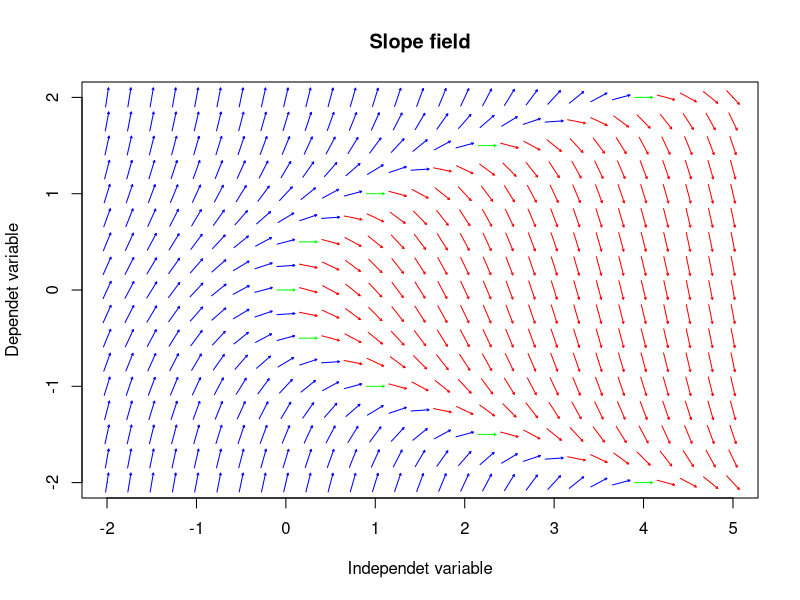
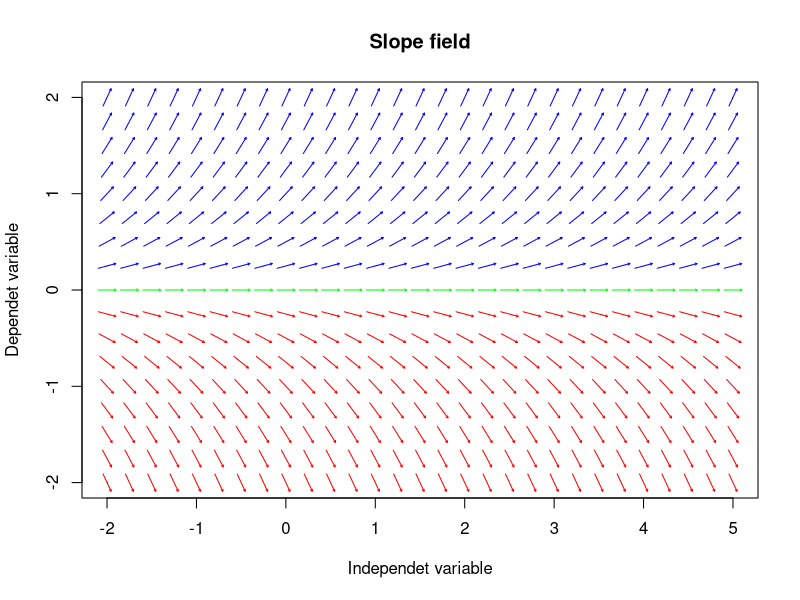
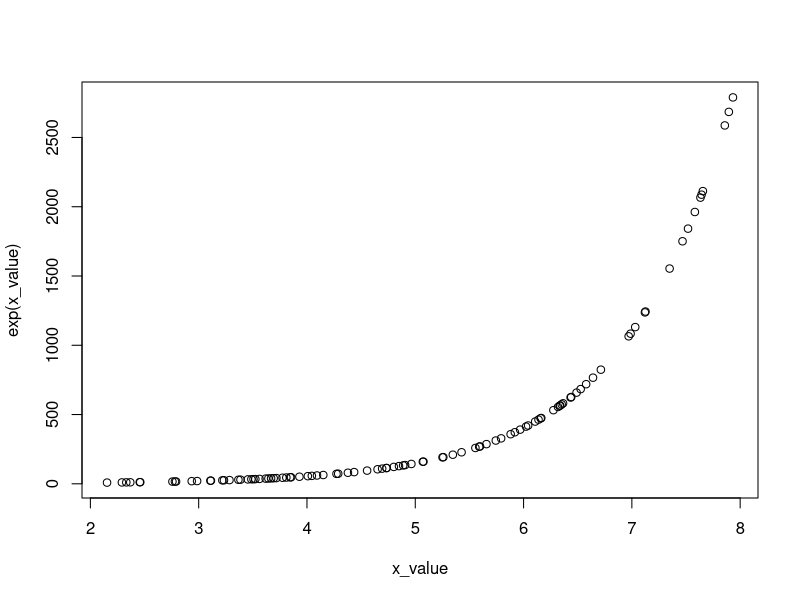
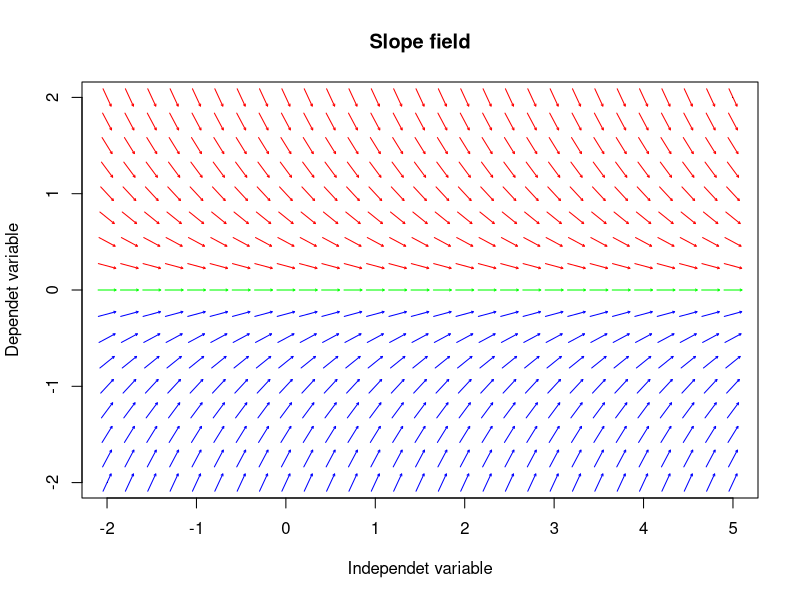
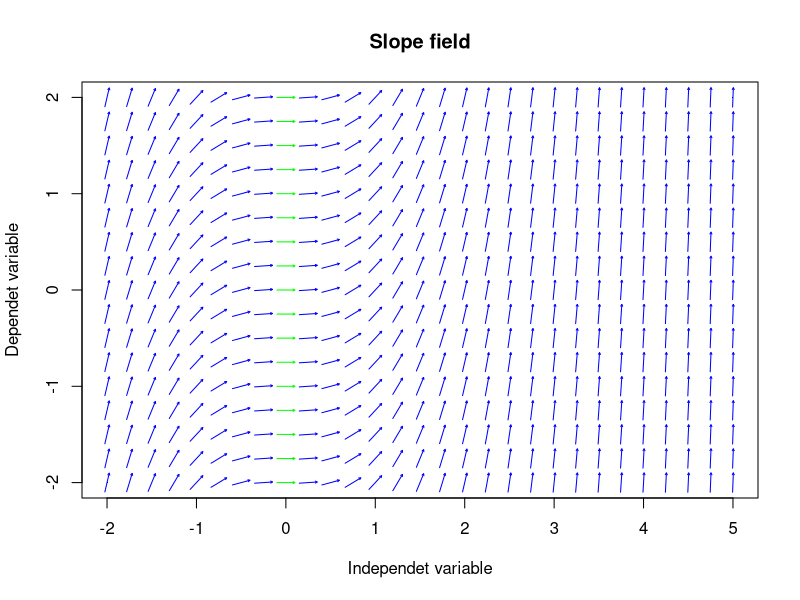
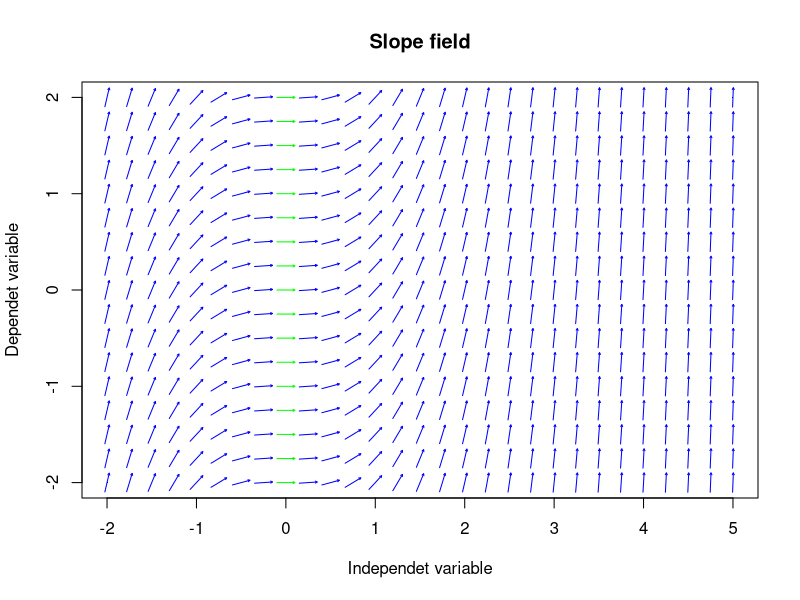

Recreate these plots in R, in order.
## ---- chunk 1
SlopeField = function(FUN,xi = -5,xs = 5,yi = -5,ys = 5, radius = 0.1, grid.by = 0.25){
  # FUN   - given function ODE i.e:  
  # xi,xs - lower and upper bound - x - plot
  # yi,ys - lower and upper bound - y - plot
  
  # grid points
  seqx = seq(xi,xs,grid.by)
  seqy = seq(yi,ys,grid.by)
  
  # plot
  f = c(xi,xs) 
  h = c(yi,ys)
  plot(f,h,main="Slope field", ylab = "Dependet variable", xlab = "Independet variable", pch = ".")
  
  # arrows
  
  for(x in seqx){
    for(y in seqy){
      ym = y
      xm = x
      
      slope = unlist(FUN(x,y))
      
      if(is.na(slope)){
        cor = "black"
      } else if(slope > 0){
        cor = "blue"
      }else if (slope < 0) {
        cor = "red"
      }else if(slope == 0) {
        cor = "green"
      }
      arrows(radius*cos(atan(slope)+pi)+xm,
             radius*sin(atan(slope)+pi)+ym,
             radius*cos(atan(slope))+xm,
             radius*sin(atan(slope))+ym, 
             length = 0.2*radius, col= cor)
    }
  }
}

## ---- chunk 2
ode = function(t, y){
  dydt <- y^2-t
  list(dydt)
}
## ---- chunk 3
SlopeField(ode, xi = -2, xs = 5, yi = -2, ys = 2,radius = 0.1, grid.by = 0.25)
## ---- chunk 4
ode_1 = function(t, y){
  dydt <- y
  list(dydt)
}

SlopeField(ode_1, xi = -2, xs = 5, yi = -2, ys = 2,radius = 0.1, grid.by = 0.25)
## ---- chunk 5
x_value<-runif(100,2,8)
plot(x_value,exp(x_value))
## ---- chunk 6
ode_2 = function(t, y){
  dydt <- -y
  list(dydt)
}

SlopeField(ode_2, xi = -2, xs = 5, yi = -2, ys = 2,radius = 0.1, grid.by = 0.25)
## ---- chunk 7
ode_3 = function(t, y){
  dydt <- t^2
  list(dydt)
}

SlopeField(ode_3, xi = -2, xs = 5, yi = -2, ys = 2,radius = 0.1, grid.by = 0.25)
## ---- chunk 8
SlopeField(ode_3, xi = -2, xs = 5, yi = -2, ys = 2,radius = 0.1, grid.by = 0.25)
#lines(y,1/3*x*x*x,col="red", lwd=2)
#lines(y,1/3*x*x*x+0.5,col="orange", lwd=2)
